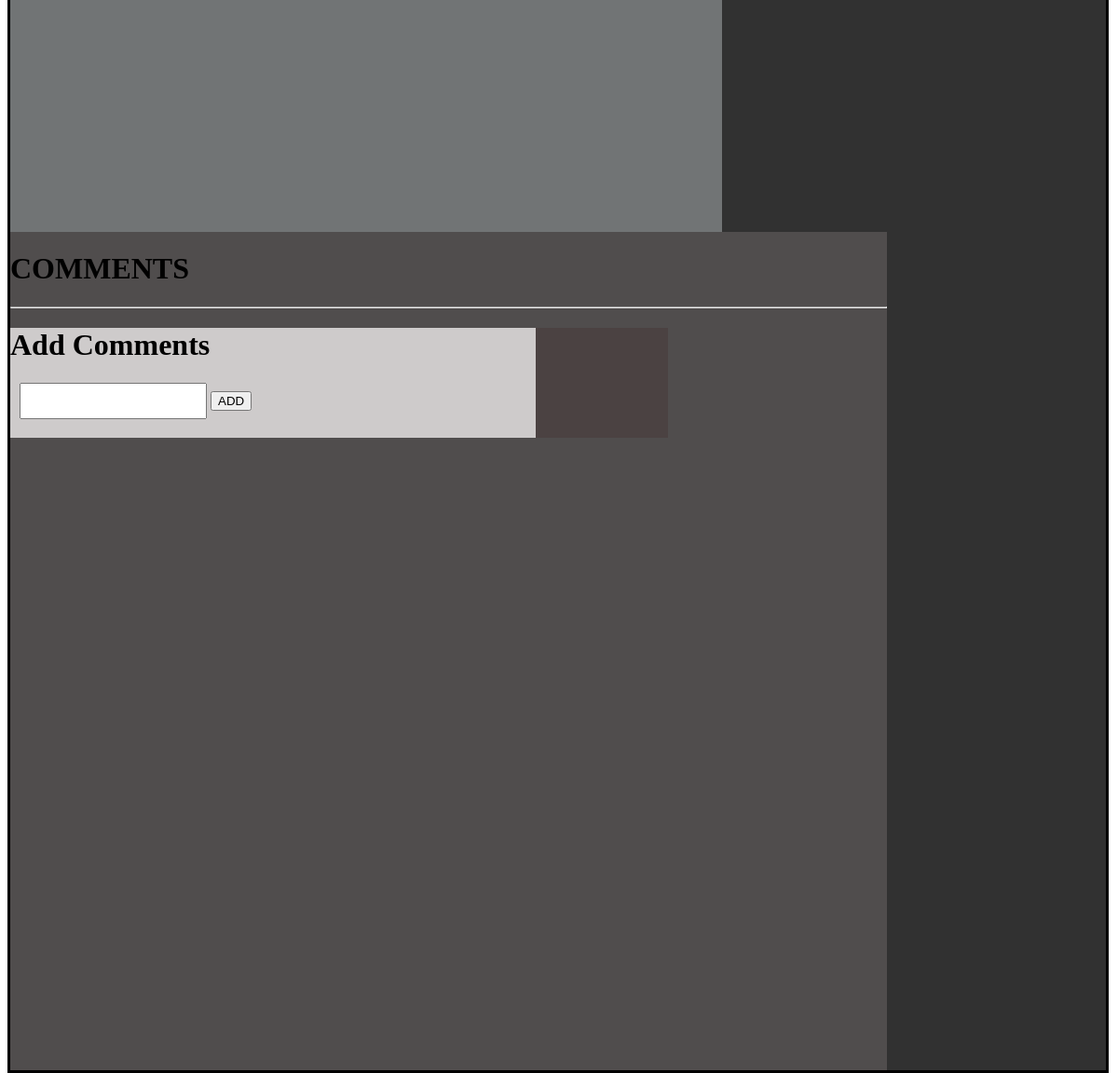
The app's page / (lower part), older data.
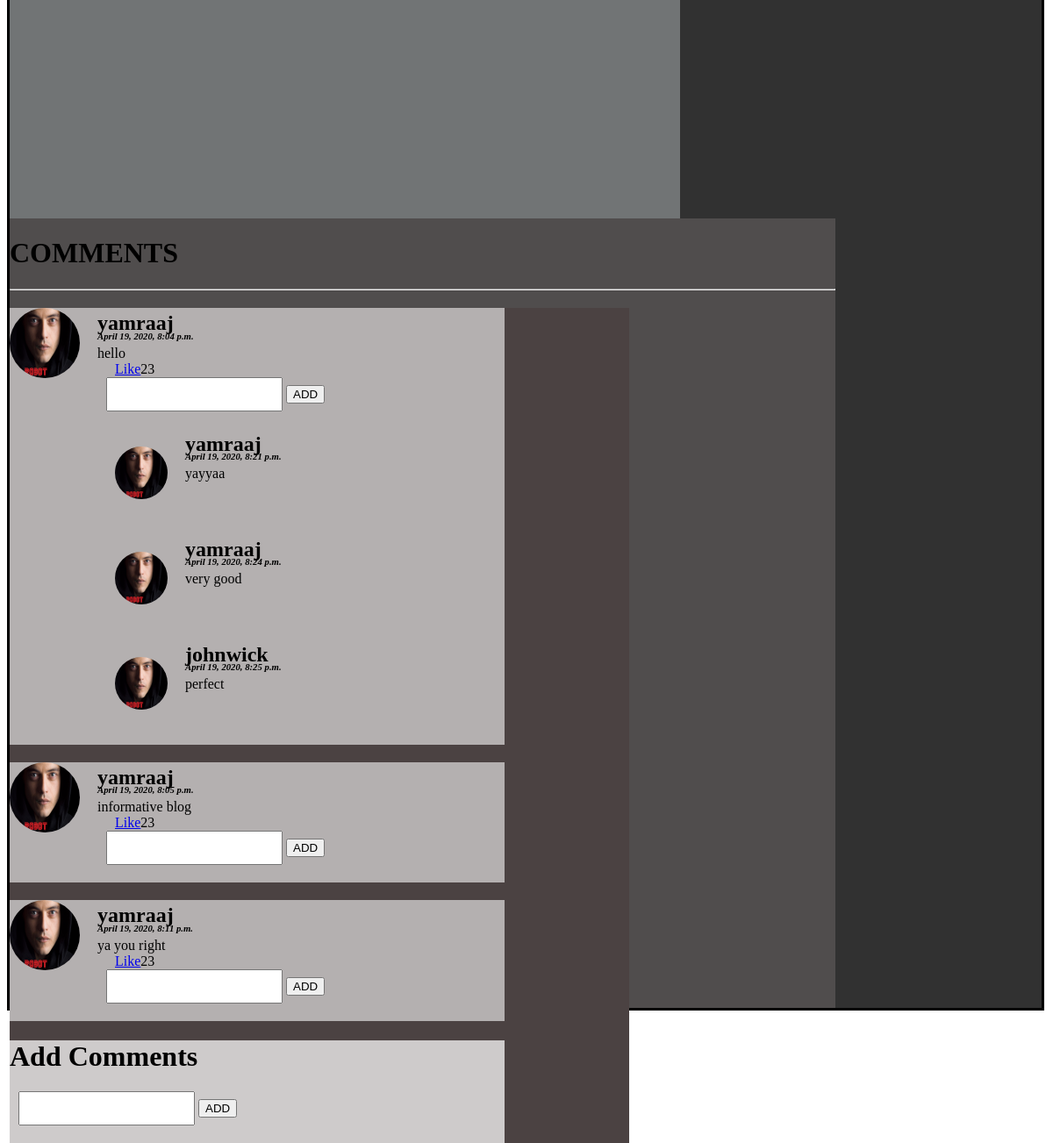
The same page, newer data.
### blog_app/models.py (models this page shows, shortened)
class UserComments(models.Model):
    article = models.ForeignKey('Article',on_delete=models.CASCADE)
    u_msg = models.CharField(max_length=200)
    u_name = models.CharField(max_length=25)
    cmt_date = models.DateTimeField(default=timezone.now)

class ReplyComments(models.Model):
    article = models.ForeignKey('Article',on_delete=models.CASCADE)
    main_cmt = models.ForeignKey('UserComments',on_delete=models.CASCADE)
    r_msg = models.CharField(max_length=200)
    u_name = models.CharField(max_length=25)
    cmt_date = models.DateTimeField(default=timezone.now)

### blog_app/views.py (the view)
# urls.py: path('', views.index),
def index(request):
    new_blog = Article.objects.last()
    author = MyUser.objects.get(id=new_blog.authorID,is_author=True)
    user = request.user
    cmts = UserComments.objects.filter(article_id=new_blog.id)
    replys = ReplyComments.objects.filter(article_id=new_blog.id)
    context = {'user':user,'new_blog':new_blog,'cmts':cmts,'replys':replys,'author':author}
    return render(request,'index.html',context)

### blog/templates/index.html (shortened to what this page needs)
<!DOCTYPE html>
{% load static %}
<html lang="en">
<head>
  <link rel="stylesheet" href="{% static 'style.css'%}">
</head>
<body>
<div class="container">
  {% block body%}
  <div class="left-container">
  </div>
  <div class="cmt-box">
    <h1>COMMENTS</h1>
    <hr>
    <div class="user-cmts">
      {% for cmt in cmts %}
      <div class="user-cmt-box" style="margin-top: 20px;">
        <div class="user-img"> <img src="{% static 'mr-robot.jpg'%}" alt=""></div>
        <div class="user-msg">
        <h2>{{cmt.u_name}}</h2>
        <h6 style="font-style: italic;">{{cmt.cmt_date}}</h6>
        <div style="margin-right: 20px; margin-top: -20px;">{{cmt.u_msg}}</div>
        <a style="margin-left: 20px;" href="like">Like</a>23
        <form action="reply/{{cmt.id}}/{{new_blog.id}}" method="POST">
        <input type="text" name="r-msg">
        <button type="submit">ADD</button>
      </form>
      </div>
      {% for reply in replys %}
      {% if reply.main_cmt_id == cmt.id%}
      <div class="sub-cmt">
        <div class="sub-user-img"> <img src="{% static 'mr-robot.jpg'%}" alt=""></div>
        <div class="user-msg">
        <h2>{{reply.u_name}}</h2>
        <h6 style="font-style: italic;">{{reply.cmt_date}}</h6>
        <div style="margin-right: 20px; margin-top: -20px;">{{reply.r_msg}}</div>
        </div>
      </div>
      {%endif%}
      {%endfor%}
      </div>
      {% endfor %}
      <div class="cmt-form">
        <h1>Add Comments</h1>
        <form action="add_cmt/{{new_blog.id}}" method="POST">
        <input type="text" name="cmt-msg">
        <button type="submit">ADD</button>
      </form>
      </div>
    </div>
    {%endblock%}
  </div>
</body>
</html>

### static/style.css (style rules this page uses)
.container { width: 98%; height: auto; background: rgb(49, 49, 49); border: 3px solid black; position:absolute; }
.left-container { width: 65%; float: left; height: 800px; background: rgb(113, 116, 117); }
.cmt-box { width: 80%; height: 900px; float: left; background: rgb(80, 77, 77); position: relative; }
.user-cmts { width: 75%; height: auto; background: rgb(75, 66, 66); }
.user-img img { width: 80px; height: 80px; border-radius: 100%; }
.sub-user-img img { width: 60px; height: 60px; border-radius: 100%; margin-left: 20px; }
.user-cmt-box { width: 80%; height: auto; background: rgb(180, 176, 176); }
.user-msg { margin-left: 100px; margin-top: -100px; }
.user-msg h6 { margin-top: -25px; }
.cmt-form { width: 80%; height: auto; background: rgb(206, 203, 203); }
input { padding: 10px; margin-left: 10px; margin-bottom: 20px; }
.sub-cmt { margin-left: 100px; width: 80%; height: 100px; margin-top: 20px; }

Row changes from the older to the newer data that the page shows:
added UserComments: u_name "yamraaj", cmt_date "April 19, 2020, 8:04 p.m.", u_msg "hello"
added ReplyComments: u_name "yamraaj", cmt_date "April 19, 2020, 8:21 p.m.", r_msg "yayyaa"
added ReplyComments: u_name "yamraaj", cmt_date "April 19, 2020, 8:24 p.m.", r_msg "very good"
added ReplyComments: u_name "johnwick", cmt_date "April 19, 2020, 8:25 p.m.", r_msg "perfect"
added UserComments: u_name "yamraaj", cmt_date "April 19, 2020, 8:05 p.m.", u_msg "informative blog"
added UserComments: u_name "yamraaj", cmt_date "April 19, 2020, 8:11 p.m.", u_msg "ya you right"
